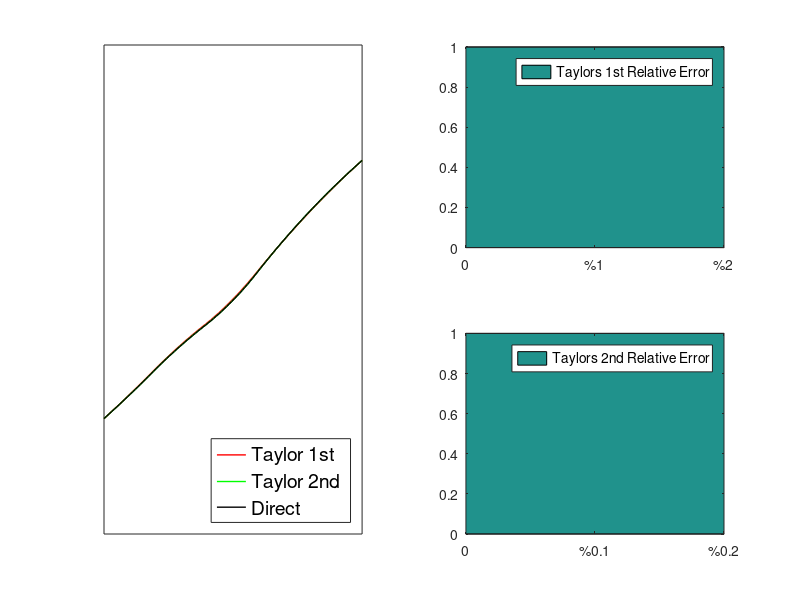
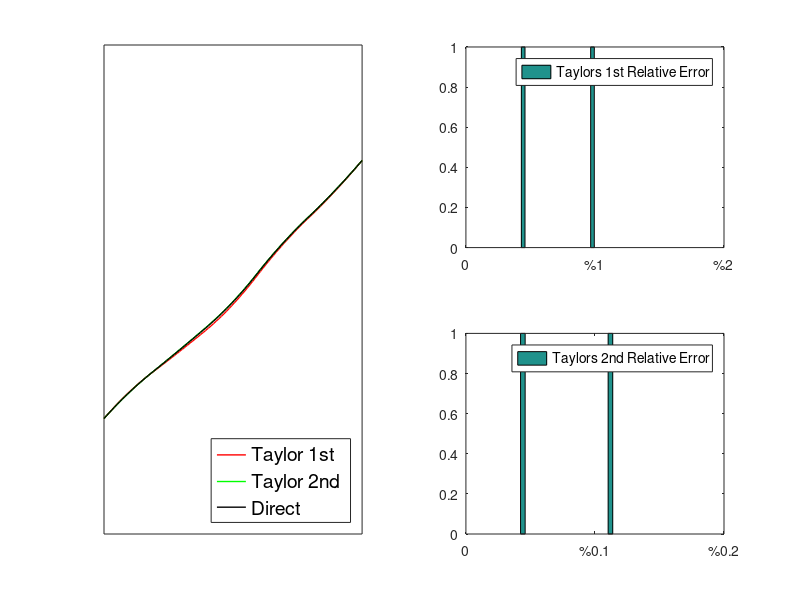
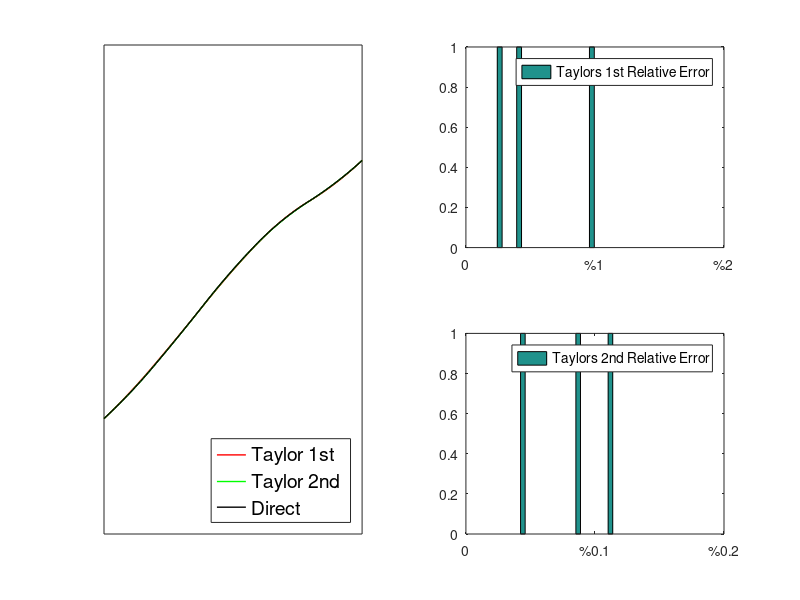
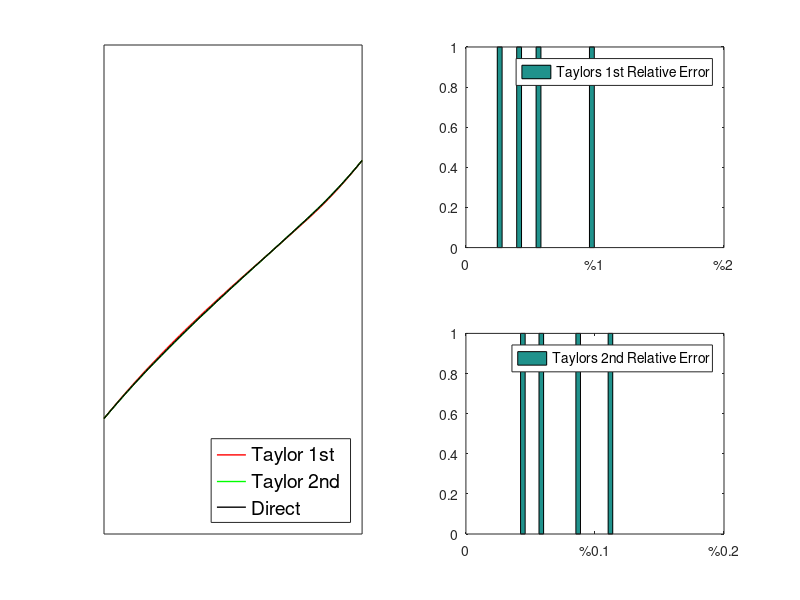

The MATLAB script that drew these images, in order: (Note: a time limit stopped this script after it produced the figures.)
clear all
close all
clc

integration    = @(s) cumsum(s)/(size(s,1)-1);
monotonization = @(s) integration(exp(s));
normalize      = @(s) (s-s(1))/(s(end)-s(1));

nk=20;
o = zeros(nk,1);
l = ones(nk,1);
phi1 =[ l  o  o  o;
       -l  l  o  o;
        o -l  l  o;
        o  o -l  l;
        o  o  o -l];
phi2 =[ l  o  o  o;
        o  l  o  o;
        o  o  l  o;
        o  o  o  l];
phi8old = [l o o o o o o o;
           o l o o o o o o;
           o o l o o o o o;
           o o o l o o o o;
           o o o o l o o o;
           o o o o o l o o;
           o o o o o o l o;
           o o o o o o o l];
phi8new = [l  o  o  o  o  o  o  o;
          -l  l  o  o  o  o  o  o;
           o -l  l  o  o  o  o  o;
           o  o -l  l  o  o  o  o;
           o  o  o -l  l  o  o  o;
           o  o  o  o -l  l  o  o;
           o  o  o  o  o -l  l  o;
           o  o  o  o  o  o -l  l];
       
phi = phi1;    
K = size(phi,2);
n = size(phi,1);

t = linspace(0,1,n)';

varphi = integration(phi);
Phi = integration(varphi);
Beta = zeros(n*K,K);
for i=1:K
    for j=1:K
        Betaij =  integration(integration(phi(:,i)).*integration(phi(:,j)));
        start = (i-1)*n+1;
        stop  = start+n-1;
        Beta(start:stop,j)= Betaij;
    end
end

solve_ode_direct    = @(c) normalize(monotonization(integration(phi*c')));
solve_ode_taylor1st = @(c) normalize(t+Phi*c');
solve_ode_taylor2nd = @(c,n,k) normalize(t+Phi*c' + ...
    0.5*(sum(reshape(reshape(repmat(c,n,1),n*k,1).*(Beta*c'),n,k),2)));

mtest=1000;
errors = zeros(mtest,2);
etimes = zeros(mtest,3);
u_direct = zeros(n,mtest);
u_taylor1st = zeros(n,mtest);
u_taylor2nd = zeros(n,mtest);
for i=1:mtest
    c = 4*rand(1,K)-2;
    
    tic
    u_direct(:,i)=solve_ode_direct(c); 
    etimes(i,1)=toc;
 
    tic
    u_taylor1st(:,i)=solve_ode_taylor1st(c);
    etimes(i,2)=toc;
 
    tic
    u_taylor2nd(:,i)=solve_ode_taylor2nd(c,n,K);
    etimes(i,3)=toc;

end
%%
errors(:,1)=(sqrt(sum((u_direct-u_taylor1st).^2))./(sqrt(sum(u_direct.^2))));
errors(:,2)=(sqrt(sum((u_direct-u_taylor2nd).^2))./(sqrt(sum(u_direct.^2))));
%%
close all    
figure; %('Position',[500,500,1200,500]);
for i=1:mtest    
subplot(2,2,[1 3]);
plot(t,u_taylor1st(:,i),'r','LineWidth',1);
hold on;
plot(t,u_taylor2nd(:,i),'g','LineWidth',1);
plot(t,u_direct(:,i),'k','LineWidth',1); 
set(gca,'XTick',[],'YTick',[]);
h_legend=legend('Taylor 1st','Taylor 2nd','Direct','Location','SouthEast');
set(h_legend,'FontSize',14);
hold off
axis equal
box on

subplot(2,2,2);
hist(errors(1:i,1),20);
h_legend=legend('Taylors 1st Relative Error');
set(h_legend,'FontSize',10);
set(gca,'XTick',[0 0.01 0.02],'XTickLabel',{'0','%1','%2'});
xlim([0 0.02]);

subplot(2,2,4);
hist(errors(1:i,2),20);
h_legend=legend('Taylors 2nd Relative Error');
set(h_legend,'FontSize',10);
set(gca,'XTick',[0 0.001 0.002],'XTickLabel',{'0','%0.1','%0.2'});
xlim([0 0.002]);
print('-dpng',sprintf('taylor_movie/taylor_movie%06d.png',i));

end
